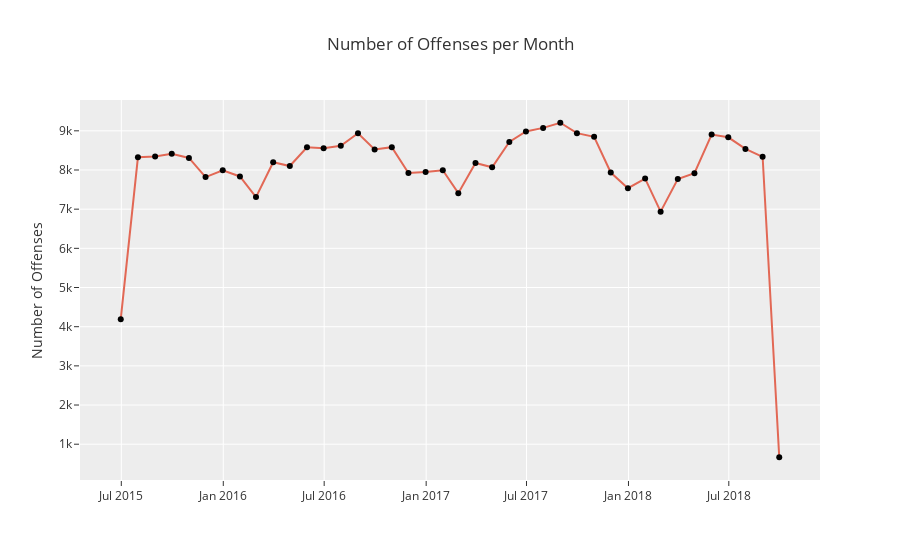

Source (notebook cell):
### Code cell
fig = go.Figure()
(
    fig
    .update_layout(title_text="Number of Offenses per Month",yaxis_title_text="Number of Offenses")
    .update_layout(shapes=[go.layout.Shape(type="line", xref="paper", x0=0, x1=1, y0=num_offenses.counts.mean(), y1=num_offenses.counts.mean(), line_color=RED, line_dash='dash')])
    .add_scatter(x=num_offenses.OCCURRED_ON_DATE, y=num_offenses.counts,line_color=RED, mode='markers+lines', marker_color="black", hovertemplate="Number of Offenses: %{y:0d}<extra></extra>")
    .show())

### Figure 1 — Plotly figure (JSON) as saved in the notebook; plotly's stock layout.template omitted (floating-point values rounded to 4 significant figures)
{"data": [{"hovertemplate": "Number of Offenses: %{y:0d}<extra></extra>", "line": {"color": "#e26855"}, "marker": {"color": "black"}, "mode": "markers+lines", "type": "scatter", "x": ["2015-06-30T00:00:00", "2015-07-31T00:00:00", "2015-08-31T00:00:00", "2015-09-30T00:00:00", "2015-10-31T00:00:00", "2015-11-30T00:00:00", "2015-12-31T00:00:00", "2016-01-31T00:00:00", "2016-02-29T00:00:00", "2016-03-31T00:00:00", "2016-04-30T00:00:00", "2016-05-31T00:00:00", "2016-06-30T00:00:00", "2016-07-31T00:00:00", "2016-08-31T00:00:00", "2016-09-30T00:00:00", "2016-10-31T00:00:00", "2016-11-30T00:00:00", "2016-12-31T00:00:00", "2017-01-31T00:00:00", "2017-02-28T00:00:00", "2017-03-31T00:00:00", "2017-04-30T00:00:00", "2017-05-31T00:00:00", "2017-06-30T00:00:00", "2017-07-31T00:00:00", "2017-08-31T00:00:00", "2017-09-30T00:00:00", "2017-10-31T00:00:00", "2017-11-30T00:00:00", "2017-12-31T00:00:00", "2018-01-31T00:00:00", "2018-02-28T00:00:00", "2018-03-31T00:00:00", "2018-04-30T00:00:00", "2018-05-31T00:00:00", "2018-06-30T00:00:00", "2018-07-31T00:00:00", "2018-08-31T00:00:00", "2018-09-30T00:00:00"], "y": [4191, 8324, 8342, 8414, 8308, 7818, 7991, 7835, 7308, 8199, 8101, 8578, 8558, 8619, 8938, 8522, 8583, 7922, 7951, 7993, 7408, 8179, 8069, 8715, 8985, 9075, 9206, 8940, 8846, 7935, 7535, 7782, 6937, 7768, 7916, 8906, 8834, 8538, 8337, 667]}], "layout": {"autosize": true, "shapes": [{"line": {"color": "#e26855", "dash": "dash"}, "type": "line", "x0": 0, "x1": 1, "xref": "paper", "y0": 7977.0, "y1": 7977.0}], "title": {"text": "Number of Offenses per Month"}, "xaxis": {"autorange": true, "range": ["2015-04-21 09:28:49.6045", "2018-12-08 14:31:10.3955"], "type": "date"}, "yaxis": {"autorange": true, "range": [41.53, 9831.0], "title": {"text": "Number of Offenses"}, "type": "linear"}}}
